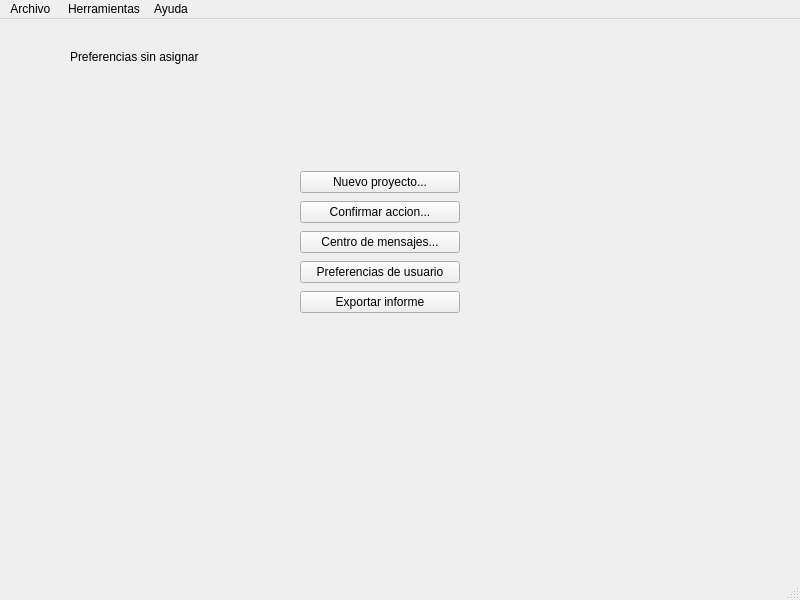
<?xml version="1.0" encoding="UTF-8"?>
<ui version="4.0">
 <class>MainWindow</class>
 <widget class="QMainWindow" name="MainWindow">
  <property name="geometry">
   <rect>
    <x>0</x>
    <y>0</y>
    <width>800</width>
    <height>600</height>
   </rect>
  </property>
  <property name="windowTitle">
   <string>MainWindow</string>
  </property>
  <widget class="QWidget" name="centralwidget">
   <widget class="QWidget" name="verticalLayoutWidget">
    <property name="geometry">
     <rect>
      <x>300</x>
      <y>150</y>
      <width>160</width>
      <height>146</height>
     </rect>
    </property>
    <layout class="QVBoxLayout" name="verticalLayout">
     <item>
      <widget class="QPushButton" name="BtnNuevoProyecto">
       <property name="text">
        <string>Nuevo proyecto...</string>
       </property>
      </widget>
     </item>
     <item>
      <widget class="QPushButton" name="BtnConfirmar">
       <property name="text">
        <string>Confirmar accion...</string>
       </property>
      </widget>
     </item>
     <item>
      <widget class="QPushButton" name="BtnMensajes">
       <property name="text">
        <string>Centro de mensajes...</string>
       </property>
      </widget>
     </item>
     <item>
      <widget class="QPushButton" name="BtnPreferencias">
       <property name="text">
        <string>Preferencias de usuario</string>
       </property>
      </widget>
     </item>
     <item>
      <widget class="QPushButton" name="BtnExportar">
       <property name="text">
        <string>Exportar informe</string>
       </property>
      </widget>
     </item>
    </layout>
   </widget>
   <widget class="QLabel" name="lblPreferencias">
    <property name="geometry">
     <rect>
      <x>70</x>
      <y>30</y>
      <width>131</width>
      <height>16</height>
     </rect>
    </property>
    <property name="text">
     <string>Preferencias sin asignar </string>
    </property>
   </widget>
  </widget>
  <widget class="QMenuBar" name="menubar">
   <property name="geometry">
    <rect>
     <x>0</x>
     <y>0</y>
     <width>800</width>
     <height>33</height>
    </rect>
   </property>
   <widget class="QMenu" name="menuArchivo">
    <property name="title">
     <string>Archivo </string>
    </property>
   </widget>
   <widget class="QMenu" name="menuHerramientas">
    <property name="title">
     <string>Herramientas</string>
    </property>
   </widget>
   <widget class="QMenu" name="menuAyuda">
    <property name="title">
     <string>Ayuda</string>
    </property>
   </widget>
   <addaction name="menuArchivo"/>
   <addaction name="menuHerramientas"/>
   <addaction name="menuAyuda"/>
  </widget>
  <widget class="QStatusBar" name="statusbar"/>
 </widget>
 <resources/>
 <connections/>
</ui>
